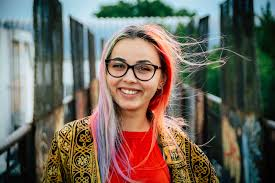
#> input picture smile.jpg, 275 x 183 px, found by its file name
$ jupyter execute 'OPENCV DAY5 ASSIGNMENT.ipynb'
#> lines starting #> are read from the running program, lines starting #| are printed output that depends on the picture; after the words box and inside, x2 and y2 are one past the last pixel; in counts of white or black regions, pixels touching at a corner belong together
[cell 1]
import cv2
import numpy as np
import os

[cell 2]
#Smile detection
img=cv2.imread('C:/Users/Harshitha/Desktop/opencv workshop/smile.jpg')
#> img is the input picture: shape (183, 275, 3); mean B, G, R 90.4, 101.1, 109.4
img_temp=img.copy()
img_temp=cv2.cvtColor(img_temp,cv2.COLOR_BGR2RGB)
smile=cv2.CascadeClassifier('D:/Anaconda/Lib/site-packages/cv2/data/haarcascade_smile.xml')
#print(smile)
gray=cv2.cvtColor(img,cv2.COLOR_BGR2GRAY)
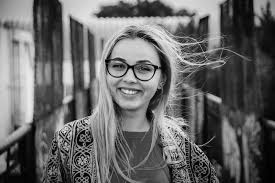
#> gray: shape (183, 275); min 0, max 242, mean 102.4
smile_detect=smile.detectMultiScale(gray,1.3,5)
#> smile_detect = [[112, 83, 36, 18]]
for (x,y,w,h) in smile_detect:
    cv2.rectangle(img,(x,y),(x+w,y+h),(255,0,0),2)
#> this loop made 1 pass
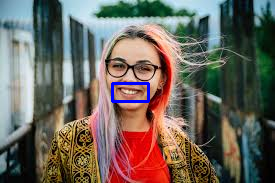
#> img: shape (183, 275, 3); 0.64% of pixels changed, all inside (x1, y1, x2, y2) = (111, 82, 150, 103)
cv2.imshow('image',img)
cv2.waitKey(0)
cv2.destroyAllWindows()

[cell 3]
#Full Body detection
img=cv2.imread('C:/Users/Harshitha/Desktop/opencv workshop/person.jpg')
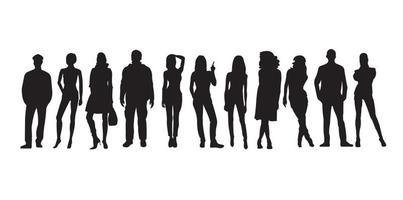
#> input picture person.jpg, 403 x 200 px, found by its file name
#> img is the input picture: shape (200, 403, 3); mean B, G, R 207.3, 207.1, 207.6
img_temp=img.copy()
img_temp=cv2.cvtColor(img_temp,cv2.COLOR_BGR2RGB)
#> img_temp: shape (200, 403, 3)
fullbody=cv2.CascadeClassifier('D:/Anaconda/Lib/site-packages/cv2/data/haarcascade_fullbody.xml')
#print(smile)
gray=cv2.cvtColor(img,cv2.COLOR_BGR2GRAY)
#> gray: shape (200, 403)
fullbody_detect=fullbody.detectMultiScale(gray,1.01,8)
#> fullbody_detect = [[150, 61, 43, 87], [240, 68, 43, 87], [211, 42, 48, 95], [6, 41, 56, 111], [71, 50, 55, 110], [182, 46, 53, 105], [300, 33, 59, 117], [104, 36, 59, 119]]
for (x,y,w,h) in fullbody_detect:
    cv2.rectangle(img,(x,y),(x+w,y+h),(255,0,0),2)
#> this loop made 8 passes
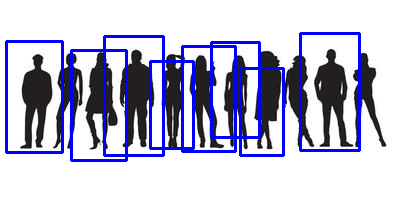
#> img: shape (200, 403, 3); 9.13% of pixels changed, all inside (x1, y1, x2, y2) = (5, 32, 361, 162)
cv2.imshow('image',img)
cv2.waitKey(0)
cv2.destroyAllWindows()
